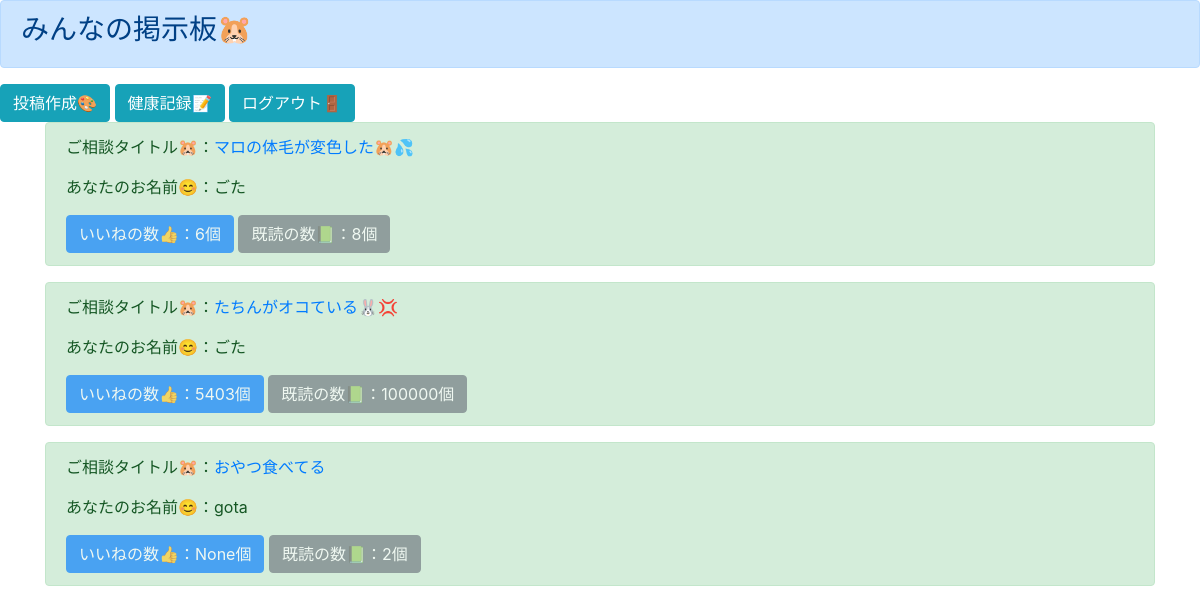
The page /list/ (signed in) on the database as committed earlier.
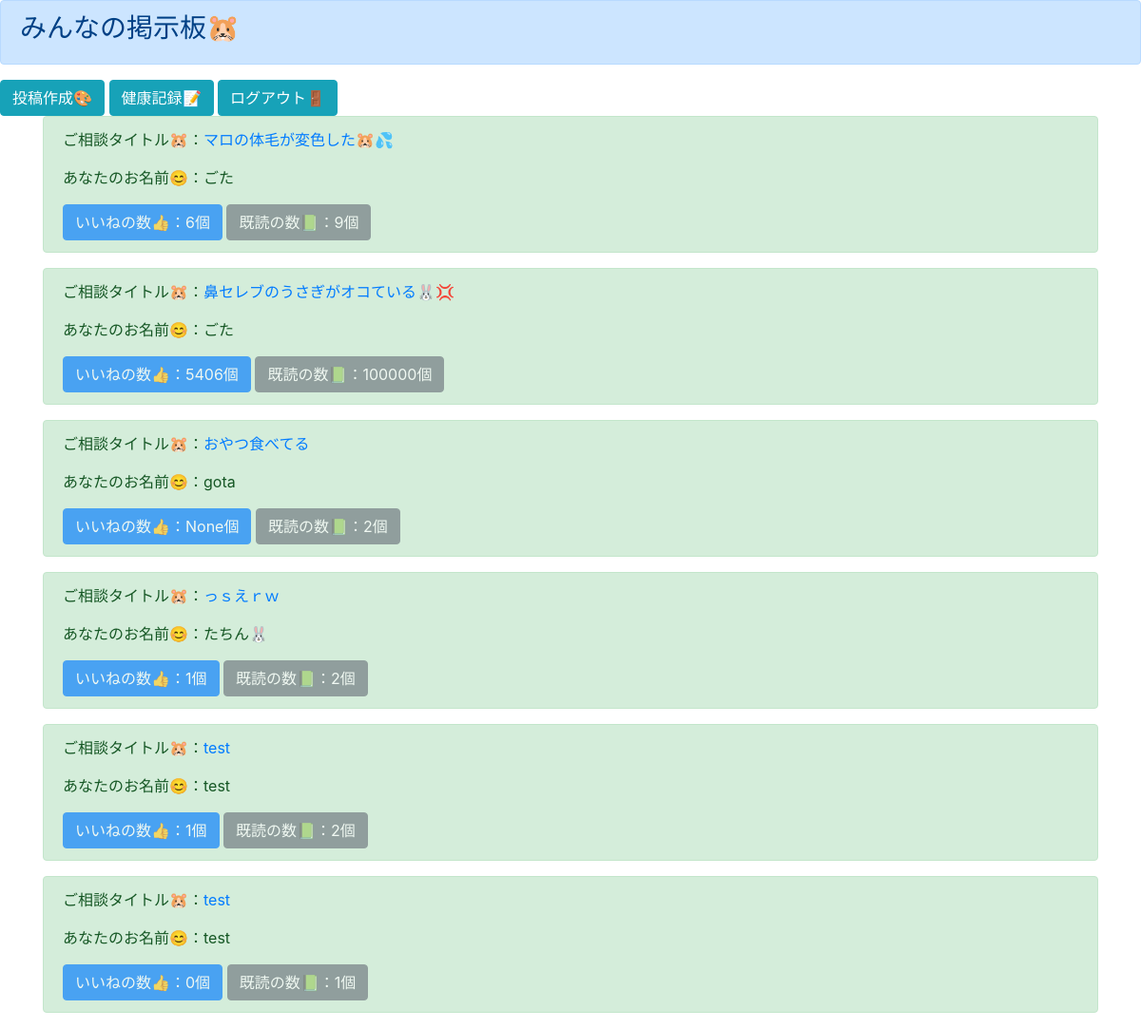
The same page on the database as committed later.
### boardapp/models.py (models this page shows)
class BoardModel(models.Model):
    title = models.CharField(max_length=100)
    content = models.TextField()
    author = models.CharField(max_length=100)
    snsimage = models.ImageField(null=True,blank=True, upload_to='',default=None)
    good = models.IntegerField(null=True,blank=True, default=0)
    read = models.IntegerField(null=True,blank=True, default=1)
    readtext = models.TextField(null=True,blank=True, default='a')

### boardapp/views.py (the view)
# urls.py: path('list/', listfunc, name='list'),
@login_required
def listfunc(request):
    object_list = BoardModel.objects.all()
    return render(request, 'list.html',{'object_list':object_list})

### templates/list.html
{% extends 'base.html' %}
{% block header %}
<div class="alert alert-primary" role="alert">
    <h3>みんなの掲示板🐹</h3>
</div>
<a href="{% url 'create' %}" class="btn btn-info" role="button" aria-pressed="true">投稿作成🎨</a>
<a href="{% url 'create' %}" class="btn btn-info" role="button" aria-pressed="true">健康記録📝</a>
<a href="{% url 'logout' %}" class="btn btn-info" role="button" aria-pressed="true">ログアウト🚪</a>
{% endblock header %}
{% block content %}
{% if user.is_authenticated %}
<div class="container">
    {% for item in object_list %}
    <div class="alert alert-success" role="alert">
        <p>ご相談タイトル🐹：<a href="{% url 'detail' item.pk %}">{{item.title}}</a></p>
        <p>あなたのお名前😊：{{item.author}}</p>
        <a href="#" class="btn btn-primary disabled" role="button" aria-pressed="true">いいねの数👍：{{item.good}}個</a>
        <a href="#" class="btn btn-secondary disabled" role="button" aria-pressed="true">既読の数📗：{{item.read}}個</a>
     </div>
    {% endfor %}
</div>
{% else %}
You are not logged in yet! Please login first!
{% endif %}
{% endblock content %}

Rows that differ between the two databases and show on the page:
changed BoardModel "マロの体毛が変色した🐹💦": read "8" → "9"
changed BoardModel: title "たちんがオコている🐰💢" → "鼻セレブのうさぎがオコている🐰💢"; good "5403" → "5406"
added BoardModel: title "っｓえｒｗ", author "たちん🐰", good "1", read "2"
added BoardModel: title "test", author "test", good "1", read "2"
added BoardModel: title "test", author "test", good "0", read "1"
